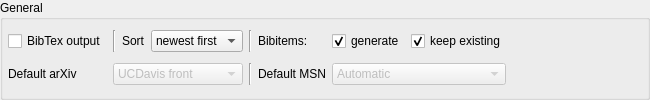
         <widget class="QGroupBox" name="groupBox_2">
          <property name="sizePolicy">
           <sizepolicy hsizetype="Fixed" vsizetype="Fixed">
            <horstretch>0</horstretch>
            <verstretch>0</verstretch>
           </sizepolicy>
          </property>
          <property name="minimumSize">
           <size>
            <width>650</width>
            <height>0</height>
           </size>
          </property>
          <property name="title">
           <string>General</string>
          </property>
          <layout class="QGridLayout" name="gridLayout_2">
           <property name="leftMargin">
            <number>5</number>
           </property>
           <property name="topMargin">
            <number>5</number>
           </property>
           <property name="rightMargin">
            <number>5</number>
           </property>
           <property name="bottomMargin">
            <number>5</number>
           </property>
           <item row="0" column="9">
            <widget class="QCheckBox" name="keepBibitems">
             <property name="sizePolicy">
              <sizepolicy hsizetype="Fixed" vsizetype="Fixed">
               <horstretch>0</horstretch>
               <verstretch>0</verstretch>
              </sizepolicy>
             </property>
             <property name="text">
              <string>keep existing</string>
             </property>
             <property name="checked">
              <bool>true</bool>
             </property>
            </widget>
           </item>
           <item row="0" column="10">
            <spacer name="horizontalSpacer_3">
             <property name="orientation">
              <enum>Qt::Horizontal</enum>
             </property>
             <property name="sizeHint" stdset="0">
              <size>
               <width>40</width>
               <height>20</height>
              </size>
             </property>
            </spacer>
           </item>
           <item row="0" column="1">
            <widget class="QCheckBox" name="bibtexOut">
             <property name="text">
              <string>BibTex output</string>
             </property>
            </widget>
           </item>
           <item row="0" column="8">
            <widget class="QCheckBox" name="genBibitems">
             <property name="sizePolicy">
              <sizepolicy hsizetype="Fixed" vsizetype="Fixed">
               <horstretch>0</horstretch>
               <verstretch>0</verstretch>
              </sizepolicy>
             </property>
             <property name="text">
              <string>generate</string>
             </property>
             <property name="checked">
              <bool>true</bool>
             </property>
            </widget>
           </item>
           <item row="0" column="6">
            <widget class="Line" name="line_2">
             <property name="orientation">
              <enum>Qt::Vertical</enum>
             </property>
            </widget>
           </item>
           <item row="0" column="7">
            <widget class="QLabel" name="label_12">
             <property name="text">
              <string>Bibitems:</string>
             </property>
            </widget>
           </item>
           <item row="1" column="1">
            <widget class="QLabel" name="label_13">
             <property name="text">
              <string>Default arXiv</string>
             </property>
            </widget>
           </item>
           <item row="0" column="3">
            <widget class="QLabel" name="label_17">
             <property name="text">
              <string>Sort</string>
             </property>
            </widget>
           </item>
           <item row="0" column="4" colspan="2">
            <widget class="QComboBox" name="sortBy">
             <item>
              <property name="text">
               <string>newest first</string>
              </property>
             </item>
             <item>
              <property name="text">
               <string>oldest first</string>
              </property>
             </item>
             <item>
              <property name="text">
               <string>by name</string>
              </property>
             </item>
            </widget>
           </item>
           <item row="0" column="2">
            <widget class="Line" name="line">
             <property name="orientation">
              <enum>Qt::Vertical</enum>
             </property>
            </widget>
           </item>
           <item row="1" column="2" colspan="4">
            <widget class="QComboBox" name="defaultArxiv">
             <property name="enabled">
              <bool>false</bool>
             </property>
             <item>
              <property name="text">
               <string>UCDavis front</string>
              </property>
             </item>
             <item>
              <property name="text">
               <string>export</string>
              </property>
             </item>
            </widget>
           </item>
           <item row="1" column="7">
            <widget class="QLabel" name="label_3">
             <property name="sizePolicy">
              <sizepolicy hsizetype="Fixed" vsizetype="Fixed">
               <horstretch>0</horstretch>
               <verstretch>0</verstretch>
              </sizepolicy>
             </property>
             <property name="text">
              <string>Default MSN</string>
             </property>
            </widget>
           </item>
           <item row="1" column="8" colspan="2">
            <widget class="QComboBox" name="defaultAMS">
             <property name="enabled">
              <bool>false</bool>
             </property>
             <item>
              <property name="text">
               <string>Automatic</string>
              </property>
             </item>
             <item>
              <property name="text">
               <string>MathSciNet</string>
              </property>
             </item>
             <item>
              <property name="text">
               <string>MRLookup</string>
              </property>
             </item>
            </widget>
           </item>
           <item row="1" column="6">
            <widget class="Line" name="line_3">
             <property name="orientation">
              <enum>Qt::Vertical</enum>
             </property>
            </widget>
           </item>
          </layout>
         </widget>
